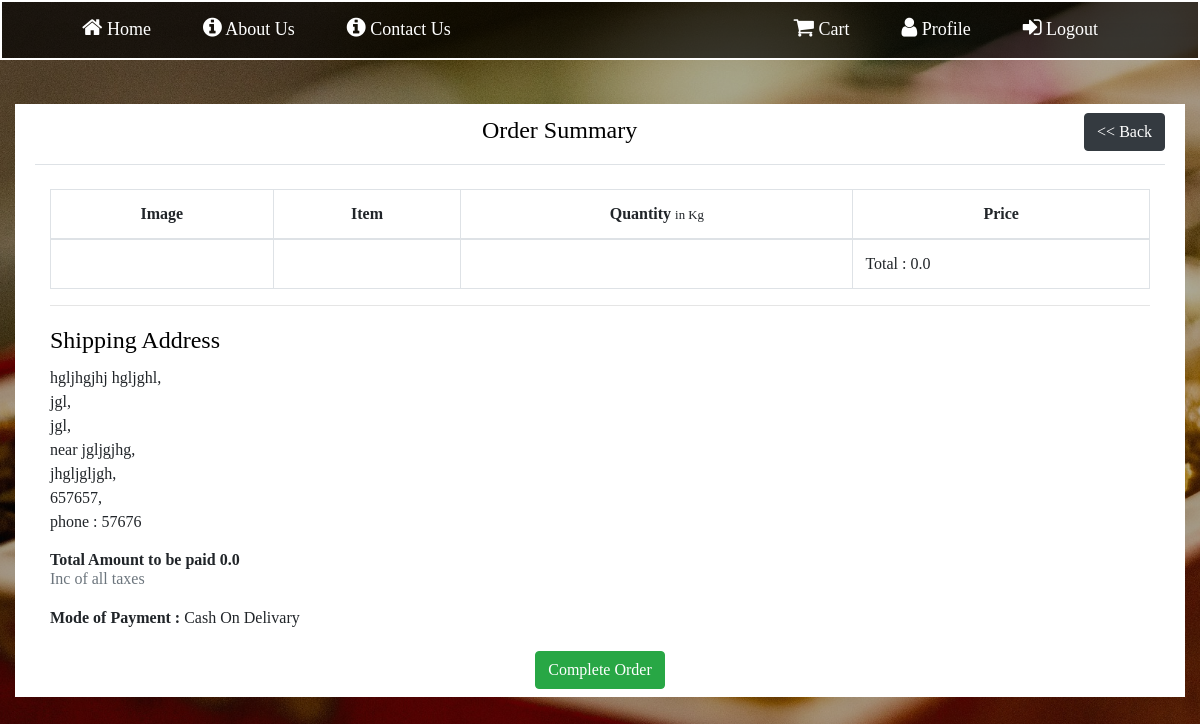
Page /cart/order-summary/ (signed in) on the committed database.
### cart/models.py (models this page shows, shortened)
class Address(models.Model):
    order_id = models.BigIntegerField(null=True)
    whether_added = models.BooleanField(default=False)
    first_name = models.CharField(max_length=100)
    last_name = models.CharField(max_length=100)
    address_line_1 = models.CharField(max_length=100)
    address_line_2 = models.CharField(max_length=100)
    landmark = models.CharField(max_length=100)
    city = models.CharField(max_length=100)
    phone = models.IntegerField(null=True)
    pincode = models.IntegerField(null=True)
    user = models.ForeignKey(User,on_delete=models.CASCADE,null=True)

### cart/views.py (the view)
# urls.py: path('order-summary/', OrderSummary.as_view(), name='summary'),
class OrderSummary(TemplateView):
    model = CartItems
    template_name = 'cart/order_summary.html'
    def get_context_data(self, *, object_list=None, **kwargs):
        context = super(OrderSummary, self).get_context_data(**kwargs)
        products = CartItems.objects.filter(Q(user=self.request.user) & Q(is_ordered=False))
        total = 0.00
        for item in products:
            total += item.amount
        context['products'] = products
        context['total'] = total
        context['address'] = Address.objects.filter(user=self.request.user).last()
        return context

### cart/templates/cart/order_summary.html (shortened to what this page needs)
{% extends 'store/base.html' %}
{% load crispy_forms_tags %}
{%block content%}
    <div class="content-section py-2">
        <div class="content">
            <fieldset>
                <div class="border-bottom pb-2">
                    {% if count %}
                    <legend class="text-center text-danger">You Have not ordered anything    <a href="{% url 'store-type' %}" style="float:right">
                <button class="btn btn-dark"> << Back</button>
            </a></legend>
                    {% else %}
                    <legend class="text-center">Order Summary    <a href="{% url 'store-type' %}" style="float:right">
                <button class="btn btn-dark"> << Back</button>
            </a></legend>
                </div>
                <div class="views form-group my-4 col-lg-12">
                    <table class="table table-striped table-responsive-xl table-bordered ">
                        <thead class=" text-center">
                        <th>Image</th>
                        <th>Item</th>
                        <th>Quantity <small>in Kg</small></th>
                        <th>Price</th>
                        </thead>
                        <tfoot>
                        <tr>
                            <td></td>
                            <td></td>
                            <td></td>
                            <td>Total : {{total}}</td>
                        </tr>
                        </tfoot>
                     </table>
                    <hr>
                    <legend>Shipping Address</legend>
                    <address>
                           <p> {{address.first_name}} {{address.last_name}},<br>
                            {{address.address_line_1}},<br>
                            {{address.address_line_2}},<br>
                            near {{address.landmark}},<br>
                            {{address.city}},<br>
                            {{address.pincode}},<br>
                            phone : {{address.phone}}<br>
                        </p>
                    </address>
                    <h6><strong>Total Amount to be paid {{total}}</strong> <div class="text-muted">Inc of all taxes</div><br>
                        <b>Mode of Payment :</b> Cash On Delivary</h6>
                    {% endif %}
                </div>
            </fieldset>
        </div>
    <div class="routes text-center">
        <a href="{% url 'set-values' %}">
            <button class="btn btn-success">Complete Order</button>
        </a>
    </div>
    </div>
<br>
{%endblock content%}

### store/static/css/base.css (style rules this page uses)
* { font-family: Calibri }
body { background: linear-gradient(rgba(0, 0, 0, 0.3),rgba(0, 0, 0, 0.3),rgba(0, 0, 0, 0.3)), url(../images/img1.jpg); background-size: cover; background-position: center; background-attachment: fixed; background-repeat: no-repeat; width: auto; }
label,legend,.text-muted { color: black; }
.content-section { padding: 10px 20px; background: white; box-shadow: 2px 0 20px black; height: 100%; }

### store/templates/store/base.html (style rules this page uses)
.content-section { margin-top: 80px; }

### cart/templates/cart/order_summary.html (style rules this page uses)
a button { color: purple; padding: 10px 20px; border: 2px solid purple; transition:0.3s ease; }
legend a button { color: black; border: 2px solid black; }
.content-section { display: block; box-shadow:none; }
.content { margin:0px; background: white; }

### rows in the picture
Address: first_name "hgljhgjhj", last_name "hgljghl", address_line_1 "jgl", address_line_2 "jgl", landmark "jgljgjhg", city "jhgljgljgh", pincode "657657", phone "57676"

### other values in the picture
{{ total }} "0.0"
